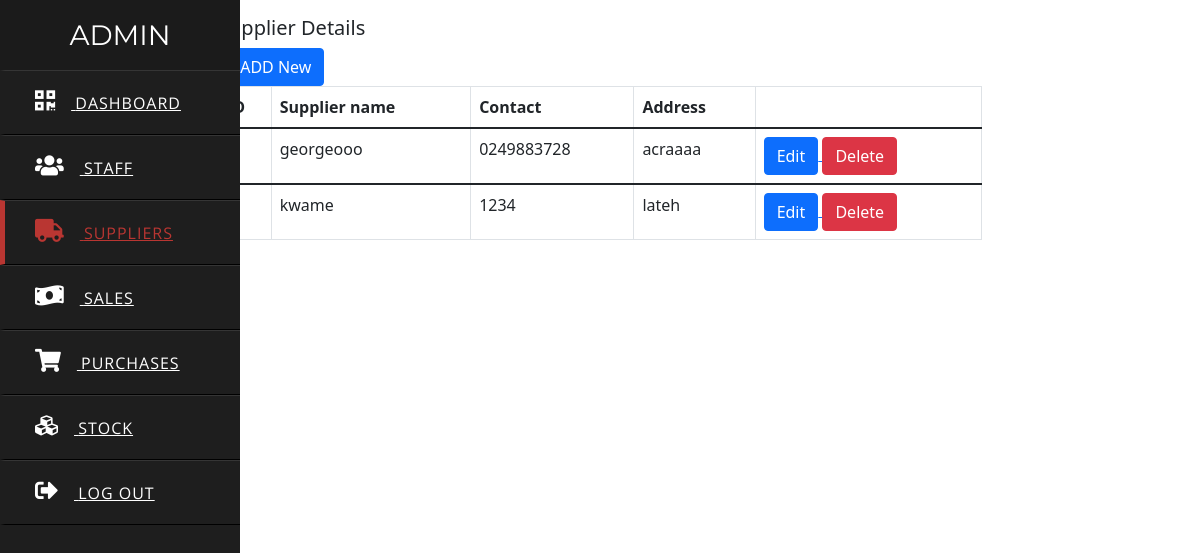
Page /admin/suppliers.php on the committed database.
### tables this page shows
CREATE TABLE `supplier` (
  `supplier_id` int(11) NOT NULL,
  `supplier_name` text NOT NULL,
  `contact` varchar(30) NOT NULL,
  `address` varchar(30) NOT NULL
);

### admin/suppliers.php (the view, shortened to what this page needs)
<?php
  include "connect.php";
?>
<!DOCTYPE html>
<html lang="en" dir="ltr">
  <head>
    <link rel="stylesheet" href="style.css">
    <link rel="stylesheet" href="https://cdnjs.cloudflare.com/ajax/libs/font-awesome/5.15.3/css/all.min.css"/>
    <link href="https://cdn.jsdelivr.net/npm/bootstrap@5.1.3/dist/css/bootstrap.min.css" rel="stylesheet">
  </head>
  <body>
  <div class="sidebar">
      <header>ADMIN</header>
      <a href="adminindex.php">
        <i class="fas fa-qrcode"></i>
        <span>Dashboard</span>
      </a>
      <a href="staffinfo.php">
        <i class="fas fa-users"></i>
        <span>Staff</span>
      </a>
      <a href="suppliers.php" class="active">
        <i class="fas fa-truck"></i>
        <span>Suppliers</span>
      </a>
      <a href="sales.php">
        <i class="fas fa-money-bill-wave"></i>
        <span>Sales</span>
      </a>
      <a href="purchases.php">
        <i class="fas fa-shopping-cart"></i>
        <span>Purchases</span>
      </a>
      <a href="stock.php">
        <i class="fas fa-cubes"></i>
        <span>Stock</span>
      </a>
      <a href="index.php">
         <i class="fas fa-sign-out-alt"></i>
        <span>Log Out</span>
      </a>
    </div>
    <div class="container">
             <div class="jumbotron">
                    <div class="card_main">
                            <div class="card-body">
                                <h5 class="card-title">Supplier Details</h5>
                                <table class="table table-hover table-bordered">
                                  <a href="supplieradd.php">
                                  <button class= "btn btn-primary align-right" >+ADD New</button>
                                  </a>
                                        <thead>
                                            <tr>
                                            <th scope="col">ID</th>
                                            <th scope="col">Supplier name</th>
                                            <th scope="col">Contact</th>
                                            <th scope="col">Address</th>
                                            <th scope="col"></th>
                                            </tr>
                                        </thead>
                                        <tbody>
                                          <?php
                                              $s = mysqli_query($conn,"select*from supplier");
                                              while($r=mysqli_fetch_array($s))
                                              {
                                            ?>
                                            <tr>
                                                     <th><?php echo $r['supplier_id'];?></th>
                                                     <td><?php echo $r['supplier_name'];?></td>
                                                     <td><?php echo $r['contact'];?></td>
                                                     <td><?php echo $r['address'];?></td>
                                                     <td>
                                                       <a href="suppliersedit.php?a=<?php $r['supplier_id'];?>">
                                                       <button class="btn btn-primary">Edit</button>
                                                       </a>
                                                    <a href="deletesupplier.php?a=<?php $r['supplier_id'];?>" onclick="return confirm('Are you sure you want to delete?');">
                                                                <button class="btn btn-danger">Delete</button>
                                                    </a>
                                                </td>
                                            </tr>
                                        </tbody>
                                        <?php
                                              }
                                        ?>
                                 </table>
                            </div>
                    </div>
                </div>
         </div>
</body>
</html>

### admin/style.css (style rules this page uses)
* { margin: 0; padding: 0; text-decoration: none; }
.sidebar { position: fixed; width: 240px; left: 0; height: 100%; background: #1e1e1e; transition: all .5s ease; }
.sidebar header { font-size: 28px; color: white; line-height: 70px; text-align: center; background: #1b1b1b; user-select: none; font-family: 'Montserrat', sans-serif; }
.sidebar a { display: block; height: 65px; width: 100%; color: white; line-height: 65px; padding-left: 30px; box-sizing: border-box; border-bottom: 1px solid black; border-top: 1px solid rgba(255,255,255,.1); border-left: 5px solid transparent; font-family: 'Open Sans', sans-serif; transition: all .5s ease; }
a.active,a:hover { border-left: 5px solid #b93632; color: #b93632; }
.sidebar a i { font-size: 23px; margin-right: 16px; }
.sidebar a span { letter-spacing: 1px; text-transform: uppercase; }
.card-body { margin: 0 10rem; }

### rows in the picture
supplier: supplier_name "georgeooo", contact "0249883728", address "acraaaa"
supplier: supplier_name "kwame", contact "1234", address "lateh"
